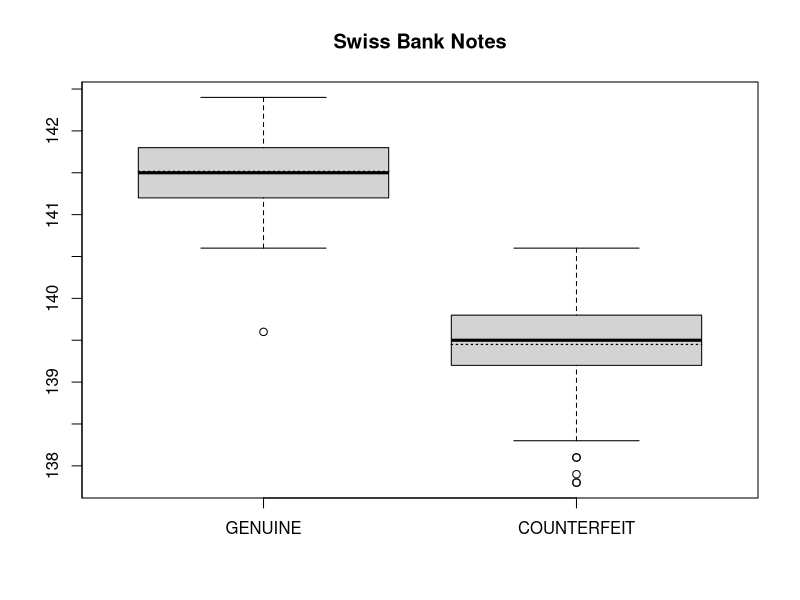

Generate this figure with R:

# clear variables and close windows
rm(list = ls(all = TRUE))
graphics.off()

# load data
x  = read.table("bank2.dat")
m1 = mean(x[1:100, 6])
m2 = mean(x[101:200, 6])

# plot
boxplot(x[1:100, 6], x[101:200, 6], axes = FALSE, frame = TRUE)
axis(side = 1, at = seq(1, 2), label = c("GENUINE", "COUNTERFEIT"))
axis(side = 2, at = seq(130, 150, 0.5), label = seq(130, 150, 0.5))
title("Swiss Bank Notes")
lines(c(0.6, 1.4), c(m1, m1), lty = "dotted", lwd = 1.2)
lines(c(1.6, 2.4), c(m2, m2), lty = "dotted", lwd = 1.2)
